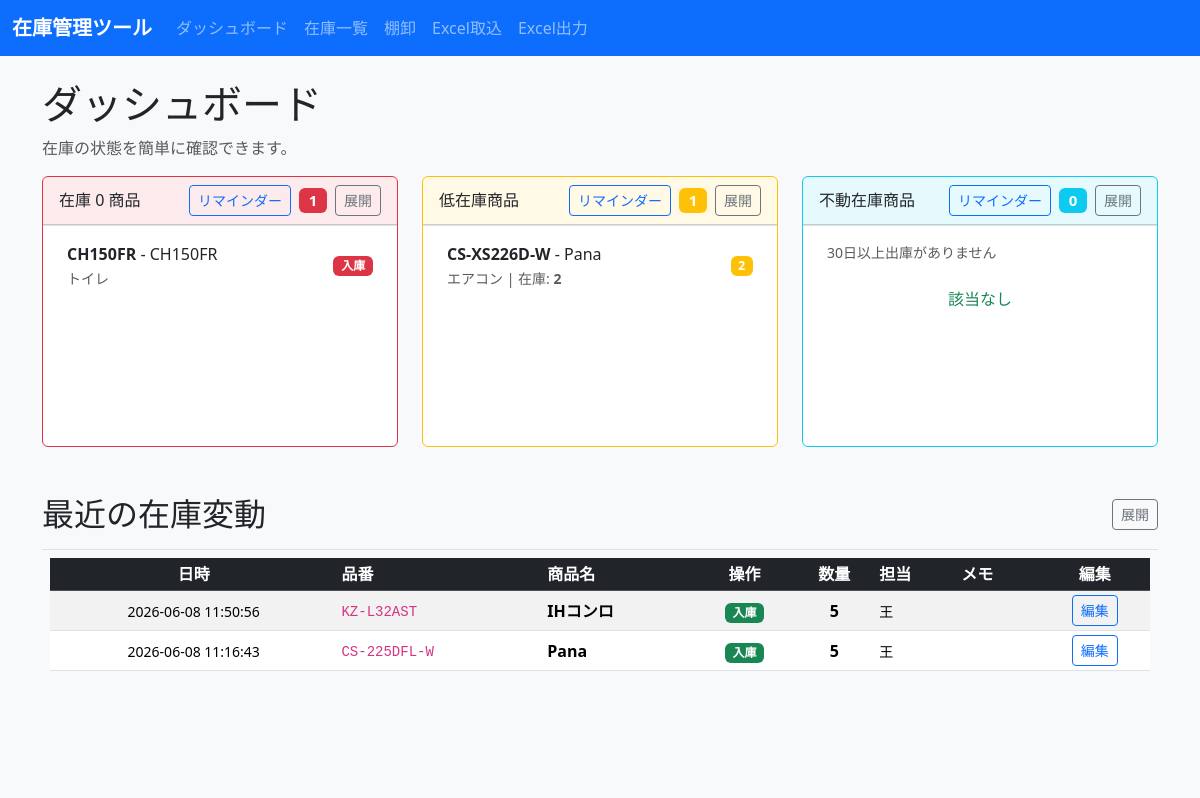
Before: / with the older database file.
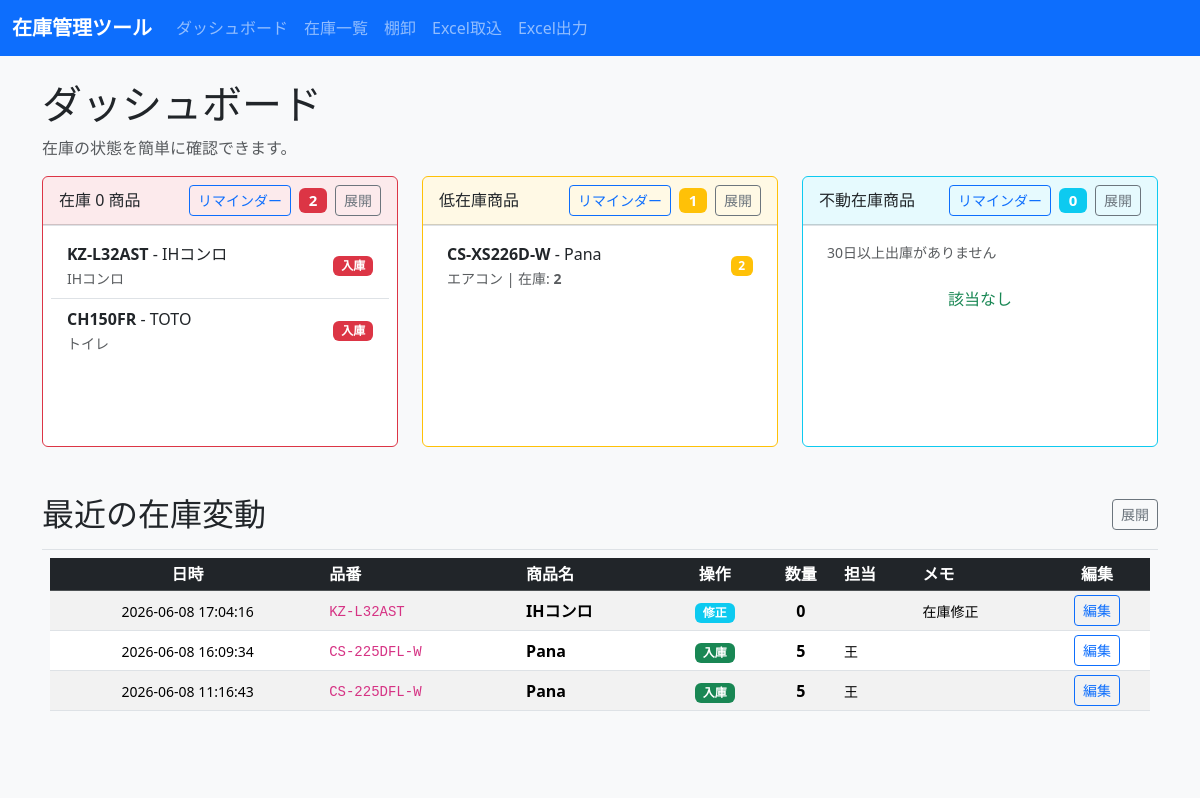
After: the same page with the newer database file.
### tables this page shows
CREATE TABLE products (
            id INTEGER PRIMARY KEY AUTOINCREMENT,
            source_sheet TEXT,
            source_row INTEGER,
            big_category TEXT,
            maker_or_product TEXT,
            overview TEXT,
            sku TEXT NOT NULL,
            stock_status TEXT,
            display_flag TEXT,
            available_stock INTEGER NOT NULL DEFAULT 0,
            total_stock INTEGER NOT NULL DEFAULT 0,
            reorder_point INTEGER NOT NULL DEFAULT 0,
            staff_stock_json TEXT,
            notes TEXT,
            imported_at TEXT,
            current_stock INTEGER NOT NULL DEFAULT 0,
            name TEXT NOT NULL,
            category TEXT,
            location TEXT,
            last_in_date TEXT,
            last_out_date TEXT,
            created_at TEXT NOT NULL,
            updated_at TEXT NOT NULL
        , supplier TEXT, amount TEXT);

CREATE TABLE low_stock_alerts (
            id INTEGER PRIMARY KEY AUTOINCREMENT,
            product_id INTEGER NOT NULL UNIQUE,
            threshold INTEGER NOT NULL DEFAULT 0,
            FOREIGN KEY(product_id) REFERENCES products(id) ON DELETE CASCADE
        );

CREATE TABLE stock_logs (
            id INTEGER PRIMARY KEY AUTOINCREMENT,
            product_id INTEGER NOT NULL,
            operation_type TEXT NOT NULL,
            quantity INTEGER NOT NULL,
            staff_name TEXT,
            note TEXT,
            created_at TEXT NOT NULL, metadata_json TEXT,
            FOREIGN KEY(product_id) REFERENCES products(id)
        );

### inventory_app/app.py (the view)
@app.route("/")
def dashboard():
    conn = get_db_connection()
    today = datetime.today().date()
    cutoff = today - timedelta(days=30)
    zero_stock = conn.execute(
        "SELECT p.* FROM zero_stock_alerts za JOIN products p ON za.product_id = p.id WHERE p.current_stock = 0 ORDER BY p.name"
    ).fetchall()
    low_stock = conn.execute(
        "SELECT p.*, la.threshold FROM low_stock_alerts la JOIN products p ON la.product_id = p.id WHERE p.current_stock > 0 AND p.current_stock <= la.threshold ORDER BY p.current_stock ASC"
    ).fetchall()
    stagnant_stock = conn.execute(
        "SELECT p.* FROM stagnant_stock_alerts sa JOIN products p ON sa.product_id = p.id WHERE p.current_stock > 0 AND p.last_out_date IS NOT NULL AND date(p.last_out_date) < date(?) ORDER BY p.last_out_date"
    , (cutoff.isoformat(),)).fetchall()
    recent_logs = conn.execute(
        "SELECT stock_logs.*, products.name, products.sku FROM stock_logs JOIN products ON stock_logs.product_id = products.id ORDER BY stock_logs.created_at DESC LIMIT 10"
    ).fetchall()
    conn.close()
    return render_template(
        "dashboard.html",
        zero_stock=zero_stock,
        low_stock=low_stock,
        stagnant_stock=stagnant_stock,
        recent_logs=recent_logs,
        cutoff=cutoff,
        operation_labels=OPERATION_LABELS,
    )

### inventory_app/app.py (called while the page is built)
def get_db_connection():
    conn = sqlite3.connect(DB_PATH)
    conn.row_factory = sqlite3.Row
    return conn

### inventory_app/templates/dashboard.html (shortened to what this page needs)
{% extends 'base.html' %}
{% block content %}
  <h1>ダッシュボード</h1>
  <p class="text-muted">在庫の状態を簡単に確認できます。</p>
  <div class="row gy-4">
    <div class="col-md-4">
      <div class="card border-danger h-100">
        <div class="card-header bg-danger bg-opacity-10">
          <h5 class="card-title mb-0">
            <div class="d-flex justify-content-between align-items-center flex-wrap gap-2">
              <span class="fs-6">在庫 0 商品</span>
              <div class="d-flex flex-wrap align-items-center gap-2">
                <a href="{{ url_for('alert_settings', alert_type='zero_stock') }}" class="btn btn-sm btn-outline-primary">リマインダー</a>
                <small class="badge bg-danger">{{ zero_stock|length }}</small>
                <button type="button" class="btn btn-sm btn-outline-secondary dashboard-box__toggle" data-expand-target="#zeroStockBox">展開</button>
              </div>
            </div>
          </h5>
        </div>
        <div class="card-body p-0">
          <div id="zeroStockBox" class="dashboard-box">
              <div class="dashboard-box__content">
                {% if zero_stock %}
                  <div class="list-group list-group-flush">
                    {% for product in zero_stock %}
                      <a href="{{ url_for('stock_operate', product_id=product.id, type='inbound') }}" class="list-group-item list-group-item-action">
                        <div class="d-flex justify-content-between align-items-center">
                          <div>
                            <strong>{{ product.sku }}</strong> - {{ product.name }}
                            <br><small class="text-muted">{{ product.big_category }}</small>
                          </div>
                          <span class="badge bg-danger">入庫</span>
                        </div>
                      </a>
                    {% endfor %}
                  </div>
                {% else %}
                  <div class="dashboard-box__empty text-success text-center py-4">
                    <i class="bi bi-check-circle"></i> 該当なし
                  </div>
                {% endif %}
              </div>
            </div>
          </div>
        </div>
      </div>
    <div class="col-md-4">
      <div class="card border-warning h-100">
        <div class="card-header bg-warning bg-opacity-10">
          <h5 class="card-title mb-0">
            <div class="d-flex justify-content-between align-items-center flex-wrap gap-2">
              <span class="fs-6">低在庫商品</span>
              <div class="d-flex flex-wrap align-items-center gap-2">
                <a href="{{ url_for('alert_settings', alert_type='low_stock') }}" class="btn btn-sm btn-outline-primary">リマインダー</a>
                <small class="badge bg-warning">{{ low_stock|length }}</small>
                <button type="button" class="btn btn-sm btn-outline-secondary dashboard-box__toggle" data-expand-target="#lowStockBox">展開</button>
              </div>
            </div>
          </h5>
        </div>
        <div class="card-body p-0">
          <div id="lowStockBox" class="dashboard-box">
              <div class="dashboard-box__content">
                {% if low_stock %}
                  <div class="list-group list-group-flush">
                    {% for product in low_stock %}
                      <a href="{{ url_for('stock_operate', product_id=product.id, type='inbound') }}" class="list-group-item list-group-item-action">
                        <div class="d-flex justify-content-between align-items-center">
                          <div>
                            <strong>{{ product.sku }}</strong> - {{ product.name }}
                            <br><small class="text-muted">{{ product.big_category }} | 在庫: <strong>{{ product.current_stock }}</strong></small>
                          </div>
                          <span class="badge bg-warning">{{ product.current_stock }}</span>
                        </div>
                      </a>
                    {% endfor %}
                  </div>
                {% else %}
                  <div class="dashboard-box__empty text-success text-center py-4">
                    <i class="bi bi-check-circle"></i> 該当なし
                  </div>
                {% endif %}
              </div>
            </div>
          </div>
        </div>
      </div>
    <div class="col-md-4">
      <div class="card border-info h-100">
        <div class="card-header bg-info bg-opacity-10">
          <h5 class="card-title mb-0">
            <div class="d-flex justify-content-between align-items-center flex-wrap gap-2">
              <span class="fs-6">不動在庫商品</span>
              <div class="d-flex flex-wrap align-items-center gap-2">
                <a href="{{ url_for('alert_settings', alert_type='stagnant_stock') }}" class="btn btn-sm btn-outline-primary">リマインダー</a>
                <small class="badge bg-info">{{ stagnant_stock|length }}</small>
                <button type="button" class="btn btn-sm btn-outline-secondary dashboard-box__toggle" data-expand-target="#stagnantStockBox">展開</button>
              </div>
            </div>
          </h5>
        </div>
        <div class="card-body p-0">
          <div id="stagnantStockBox" class="dashboard-box">
              <div class="dashboard-box__content">
                <small class="d-block px-3 pt-2 text-muted">30日以上出庫がありません</small>
                {% if stagnant_stock %}
                  <div class="list-group list-group-flush">
                    {% for product in stagnant_stock %}
                      <a href="{{ url_for('stock_operate', product_id=product.id, type='outbound') }}" class="list-group-item list-group-item-action">
                        <div class="d-flex justify-content-between align-items-center">
                          <div>
                            <strong>{{ product.sku }}</strong> - {{ product.name }}
                            <br><small class="text-muted">最終出庫: {{ product.last_out_date }}</small>
                          </div>
                          <span class="badge bg-info">出庫</span>
                        </div>
                      </a>
                    {% endfor %}
                  </div>
                {% else %}
                  <div class="dashboard-box__empty text-success text-center py-4">
                     該当なし
                  </div>
                {% endif %}
              </div>
            </div>
          </div>
        </div>
      </div>
    </div>
  <section class="mt-5">
    <div class="d-flex justify-content-between align-items-center mb-3">
      <h2 class="mb-0">最近の在庫変動</h2>
      <button type="button" class="btn btn-sm btn-outline-secondary dashboard-box__toggle" data-expand-target="#recentLogsBox">展開</button>
    </div>
    <div id="recentLogsBox" class="dashboard-box">
      <div class="dashboard-box__content">
        {% if recent_logs %}
          <div class="table-responsive">
            <table class="table table-sm table-striped align-middle">
              <thead class="table-dark sticky-top">
                <tr>
                  <th class="text-center">日時</th>
                  <th>品番</th>
                  <th>商品名</th>
                  <th class="text-center">操作</th>
                  <th class="text-center">数量</th>
                  <th>担当</th>
                  <th>メモ</th>
                  <th class="text-center">編集</th>
                </tr>
              </thead>
              <tbody>
                {% for log in recent_logs %}
                  <tr>
                    <td class="text-center"><small>{{ log.created_at }}</small></td>
                    <td><code>{{ log.sku }}</code></td>
                    <td><strong>{{ log.name }}</strong></td>
                    <td class="text-center">
                      {% if log.operation_type == 'inbound' %}
                        <span class="badge bg-success">{{ operation_labels[log.operation_type] if log.operation_type in operation_labels else log.operation_type }}</span>
                      {% elif log.operation_type == 'outbound' %}
                        <span class="badge bg-danger">{{ operation_labels[log.operation_type] if log.operation_type in operation_labels else log.operation_type }}</span>
                      {% elif log.operation_type == 'adjustment' %}
                        <span class="badge bg-warning">{{ operation_labels[log.operation_type] if log.operation_type in operation_labels else log.operation_type }}</span>
                      {% elif log.operation_type == 'modification' %}
                        <span class="badge bg-info">{{ operation_labels[log.operation_type] if log.operation_type in operation_labels else log.operation_type }}</span>
                      {% else %}
                        <span class="badge bg-secondary">{{ operation_labels[log.operation_type] if log.operation_type in operation_labels else log.operation_type }}</span>
                      {% endif %}
                    </td>
                    <td class="text-center"><strong>{{ log.quantity }}</strong></td>
                    <td><small>{{ log.staff_name }}</small></td>
                    <td><small>{{ log.note }}</small></td>
                    <td class="text-center">
                      <a href="{{ url_for('edit_stock_log', log_id=log.id) }}" class="btn btn-sm btn-outline-primary">編集</a>
                    </td>
                  </tr>
                {% endfor %}
              </tbody>
            </table>
          </div>
        {% else %}
          <div class="dashboard-box__empty text-center p-4">
            <div class="alert alert-info mb-0" role="alert">
              <i class="bi bi-info-circle"></i> まだ在庫変動の記録がありません。
            </div>
          </div>
        {% endif %}
      </div>
    </div>
  </section>
{% endblock %}

### inventory_app/templates/base.html (shortened to what this page needs)
<!doctype html>
<html lang="ja">
  <head>
    <link href="https://cdn.jsdelivr.net/npm/bootstrap@5.3.2/dist/css/bootstrap.min.css" rel="stylesheet">
    <link rel="stylesheet" href="/static/style.css">
  </head>
  <body>
    <nav class="navbar navbar-expand-lg navbar-dark bg-primary mb-4">
      <div class="container-fluid">
        <a class="navbar-brand" href="/">在庫管理ツール</a>
        <div class="collapse navbar-collapse">
          <ul class="navbar-nav me-auto mb-2 mb-lg-0">
            <li class="nav-item"><a class="nav-link" href="/">ダッシュボード</a></li>
            <li class="nav-item"><a class="nav-link" href="/inventory">在庫一覧</a></li>
            <li class="nav-item"><a class="nav-link" href="/stocktaking">棚卸</a></li>
            <li class="nav-item"><a class="nav-link" href="/excel_import">Excel取込</a></li>
            <li class="nav-item"><a class="nav-link" href="/excel_export">Excel出力</a></li>
          </ul>
        </div>
      </div>
    </nav>
    <div class="container">
      {% block content %}{% endblock %}
    </div>
  </body>
</html>

### inventory_app/static/style.css (style rules this page uses)
body { background-color: #f8f9fa; }
.navbar-brand { font-weight: 700; }
.card { min-height: 240px; }
.table th, .table td { vertical-align: middle; }
.dashboard-box { border-top: 1px solid #dee2e6; }
.dashboard-box__content { min-height: 220px; max-height: 220px; overflow-y: auto; padding: 0.5rem; transition: max-height 0.25s ease; }
.dashboard-box__toggle { white-space: nowrap; }
.dashboard-box__empty { min-height: 100px; }

Changed rows visible on the page:
removed stock_logs: created_at "2026-06-08 11:50:56", sku "KZ-L32AST", name "IHコンロ", operation_type "入庫", quantity "5", staff_name "王"
now on this page (row edited): products: sku "KZ-L32AST", name "IHコンロ", big_category "IHコンロ"
changed products "CH150FR": name "CH150FR" → "TOTO"
added stock_logs: created_at "2026-06-08 17:04:16", sku "KZ-L32AST", name "IHコンロ", operation_type "修正", quantity "0", note "在庫修正"
added stock_logs: created_at "2026-06-08 16:09:34", sku "CS-225DFL-W", name "Pana", operation_type "入庫", quantity "5", staff_name "王"
Other visible differences:
{{ zero_stock|length }}: "1" → "2"
